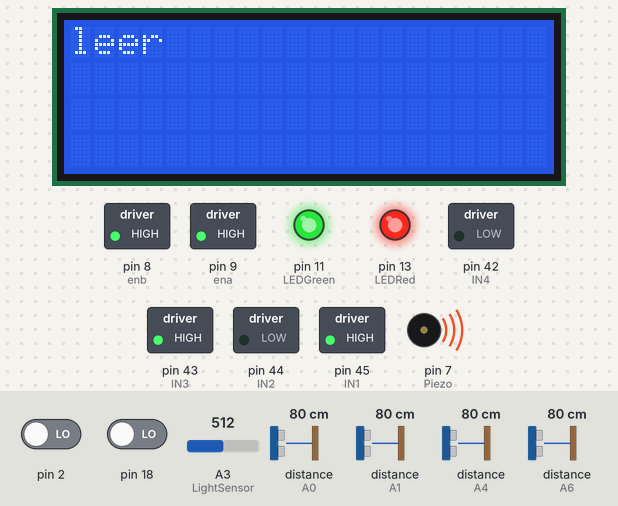
The sketch below on a simulated Arduino Mega 2560, built with avr-gcc and run on an emulated ATmega2560. Shown: 20×4 character LCD, switched loads named in the sketch (green lamp = pin HIGH), output pins drawn as LEDs (lit = HIGH), buzzer (waves = sounding). The test bench sets the inputs (shaded band); at power-on: pin 2 LOW, pin 18 LOW, A3 (LightSensor) = 512, distance to the obstacle (sensors on A0, A1, A4, A6) 80 cm. What the sketch prints to the serial monitor is not drawn.

Above: at 0.8 s.
At 1.5 s:
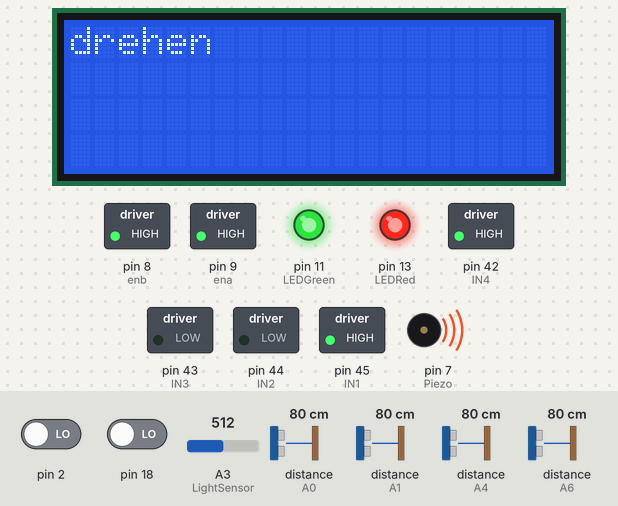
Timing chart, 0 to 3.0 s (numbered marks = the images above):
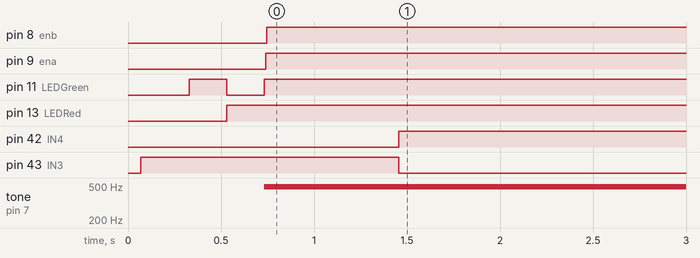

Measured:
- by itself, pin 8 (enb): LOW → HIGH at 0.75 s
- by itself, pin 9 (ena): LOW → HIGH at 0.74 s
- by itself, pin 11 (LEDGreen): LOW → HIGH at 0.33 s, → LOW 0.20 s later, → HIGH 0.20 s later
- by itself, pin 13 (LEDRed): LOW → HIGH at 0.53 s
- by itself, pin 42 (IN4): LOW → HIGH at 1.5 s
- by itself, pin 43 (IN3): HIGH → LOW at 1.5 s
- by itself, tone on pin 7 (Piezo): silent → 490 Hz at 0.73 s

The sketch:

SimpleWallFollower.ino
```cpp
#include "SharpIR.h"
#include "LiquidCrystal_I2C.h"


#define ena 9 //Rechter Motor
#define enb 8
#define IN1 45
#define IN2 44
#define IN3 43
#define IN4 42

#define LCDAddress 0x20
#define LCDCols 20
#define LCDRows 4

#define IRFrontLeft A0  // 1080
#define IRFrontRight A4 // 430
#define IRLeftBack A6   // 430
#define IRLeftFront A1  // 430


#define grSclL A8
#define grSclR A9

LiquidCrystal_I2C lcd(LCDAddress, LCDCols, LCDRows);


SharpIR sharpLeftBack(IRLeftBack, 430);
SharpIR sharpFrontRight(IRFrontRight, 430);
SharpIR sharpFrontLeft(IRFrontLeft, 1080);
SharpIR sharpLeftFront(IRLeftFront, 430);

int valueLB = 0;
int valueFR = 0;
int valueFL = 0;
int valueLF = 0;

int graySclL = 0;
int graySclR = 0;
volatile int encoderLeft = 0;
volatile int encoderRight = 0;

#define LEDRed 13
#define LEDGreen 11
#define Piezo 7

#define LightSensor A3


void setup() {
  Serial.begin(9600);
  lcd.init();
  lcd.backlight();
  lcd.clear();

  pinMode(ena, OUTPUT);
  pinMode(enb, OUTPUT);
  pinMode(IN1, OUTPUT);
  pinMode(IN2, OUTPUT);
  pinMode(IN3, OUTPUT);
  pinMode(IN4, OUTPUT);

  pinMode(LEDRed, OUTPUT);
  pinMode(LEDGreen, OUTPUT);
  pinMode(LightSensor, INPUT);
  pinMode(Piezo, OUTPUT);

  attachInterrupt(digitalPinToInterrupt(18), countEncoderRight, CHANGE);
  attachInterrupt(digitalPinToInterrupt(2), countEncoderLeft, CHANGE);

  engineForward();
}

void loop() {
  readSensors();


  //überprüfe immer zuerst, ob vorne ein Wand ist!
  if (valueFL < 9 && valueFR < 9) {
    Serial.print("FrontLeft: ");
    Serial.print(valueFL);
    Serial.print(" FrontRight: ");
    Serial.println(valueFR);
    lcd.clear();
    lcd.print("Wand");
    // wir müssen uns nach rechts drehen
    engineLeftForward();
    analogWrite(enb, 255);
    engineRightBackward();
    analogWrite(ena, 255);
    delay(1300);
    lcd.clear();
  }


  // Wenn die linken Sensoren kleiner als 9 sind müssen wir
  // von der linken Wand wegfahren
  // Wenn der linke Sensor kleiner ist als 13 und größer ist
  // als 10, dann soll wieder dichter zur Wand gefahren werden
  lcd.clear();
  if (valueLF < 9) {
    lcd.print("nach rechts");
    engineForward();
    analogWrite(ena, 140);
    analogWrite(enb, 255);
  } else if (valueLF < 13 && valueLF > 10) {
    lcd.print("weiter");
    engineForward();
    analogWrite(ena, 255);
    analogWrite(enb, 255);
  } else {
    lcd.print("links");
    engineForward();
    analogWrite(ena, 255);
    analogWrite(enb, 140);
  }

  // Wenn der linke vordere Sensor keine Wand mehr hat,
  // dann muss nach links abgebogen werden!
  if (valueLF > 17) {
    lcd.clear();
    lcd.print("leer");
    //    while (valueLB < 17) {
    //      readSensors();
    //      engineForward();
    //      analogWrite(ena, 255);
    //      analogWrite(enb, 255);
    //    }
    engineForward();
    analogWrite(ena, 255);
    analogWrite(enb, 255);

    delay(700);


    //wir sind in das Feld eingefahren
    // Drehen!
    lcd.clear();
    lcd.print("drehen");
    // wir müssen uns nach links drehen

    while (encoderLeft < 500 && encoderRight < 500) {

      if (encoderLeft < 500) {
        engineRightForward();
        analogWrite(ena, 255);
      } else engineRightStop();
      if (encoderLeft < 500) {
        engineLeftBackward();
        analogWrite(enb, 255);
      } else engineLeftStop();

    }
    lcd.clear();

    // solange der Hinter Sensor keine Wand sieht vorwärts
    while (valueLB > 17) {
      readSensors();
      if (valueFL < 7) {
        break;
      }
      lcd.clear();
      lcd.print("Ich suche");
      Serial.println(valueLB);
      readSensors();
      engineForward();
      analogWrite(ena, 255);
      analogWrite(enb, 255);
    }
  }
}


void readSensors() {
  valueLB = sharpLeftBack.distance();
  valueFR = sharpFrontRight.distance();
  valueFL = sharpFrontLeft.distance();
  valueLF = readLeftFront(sharpLeftFront);

  graySclL = analogRead(grSclL);
  graySclR = analogRead(grSclR);

  if (testForVictim()) {
    analogWrite(Piezo,  15);
  } else {
    analogWrite(Piezo,  0);
  }
}


boolean testForVictim() {
  int sensorValue;
  int tempSensorValueRed;
  int tempSensorValueGreen;

  sensorValue = analogRead(LightSensor);
  Serial.println(sensorValue);

  digitalWrite(LEDRed, LOW);
  digitalWrite(LEDGreen, HIGH);
  sensorValue = 0;
  int i = 10;
  int i2 = i;
  for (; i > 0; i--) {
    sensorValue += analogRead(LightSensor);
  }
  tempSensorValueRed = sensorValue / i2;
  Serial.print("Red: ");
  Serial.println(tempSensorValueRed);
  delay(200);

  digitalWrite(LEDRed, HIGH);
  digitalWrite(LEDGreen, LOW);
  sensorValue = 0;
  int j = 10;
  int j2 = j;
  for (; j > 0; j--) {
    sensorValue += analogRead(LightSensor);
  }
  tempSensorValueGreen = sensorValue / j2;
  Serial.print("Green: ");
  Serial.println(tempSensorValueGreen);
  delay(200);

  digitalWrite(LEDRed, HIGH);
  digitalWrite(LEDGreen, HIGH);

  delay(0);

  if (diff(tempSensorValueRed, tempSensorValueGreen) >= 0) return true;
  else return false;
}


int diff(int compared, int comparing) {
  return compared - comparing;
}


void countEncoderLeft() {
  encoderLeft++;
}

void countEncoderRight() {
  encoderRight++;
}

void resetEncoder() {
  encoderLeft = 0;
  encoderRight = 0;
}


void engineForward() {
  engineLeftForward();
  engineRightForward();
}

void engineBackward() {
  engineLeftBackward();
  engineRightBackward();
}

void engineRightForward() {
  digitalWrite(IN1, HIGH);
  digitalWrite(IN2, LOW);
}

void engineLeftForward() {
  digitalWrite(IN3, HIGH);
  digitalWrite(IN4, LOW);
}

void engineRightBackward() {
  digitalWrite(IN1, LOW);
  digitalWrite(IN2, HIGH);
}

void engineLeftBackward() {
  digitalWrite(IN3, LOW);
  digitalWrite(IN4, HIGH);
}

void engineLeftStop() {
  digitalWrite(IN3, LOW);
  digitalWrite(IN4, LOW);
  analogWrite(enb, 0);
}

void engineRightStop() {
  digitalWrite(IN1, LOW);
  digitalWrite(IN2, LOW);
  analogWrite(ena, 0);
}


void engineStop() {
  engineLeftStop();
  engineRightStop();
}


int readLeftFront(SharpIR sensor) {
  int sum = 0;
  int n = 10;
  for (int i = 0; i < n; i++) {
    sum += sensor.distance();
  }

  sum /= n;
  //sum /= 2;

  return sum;
}
```
